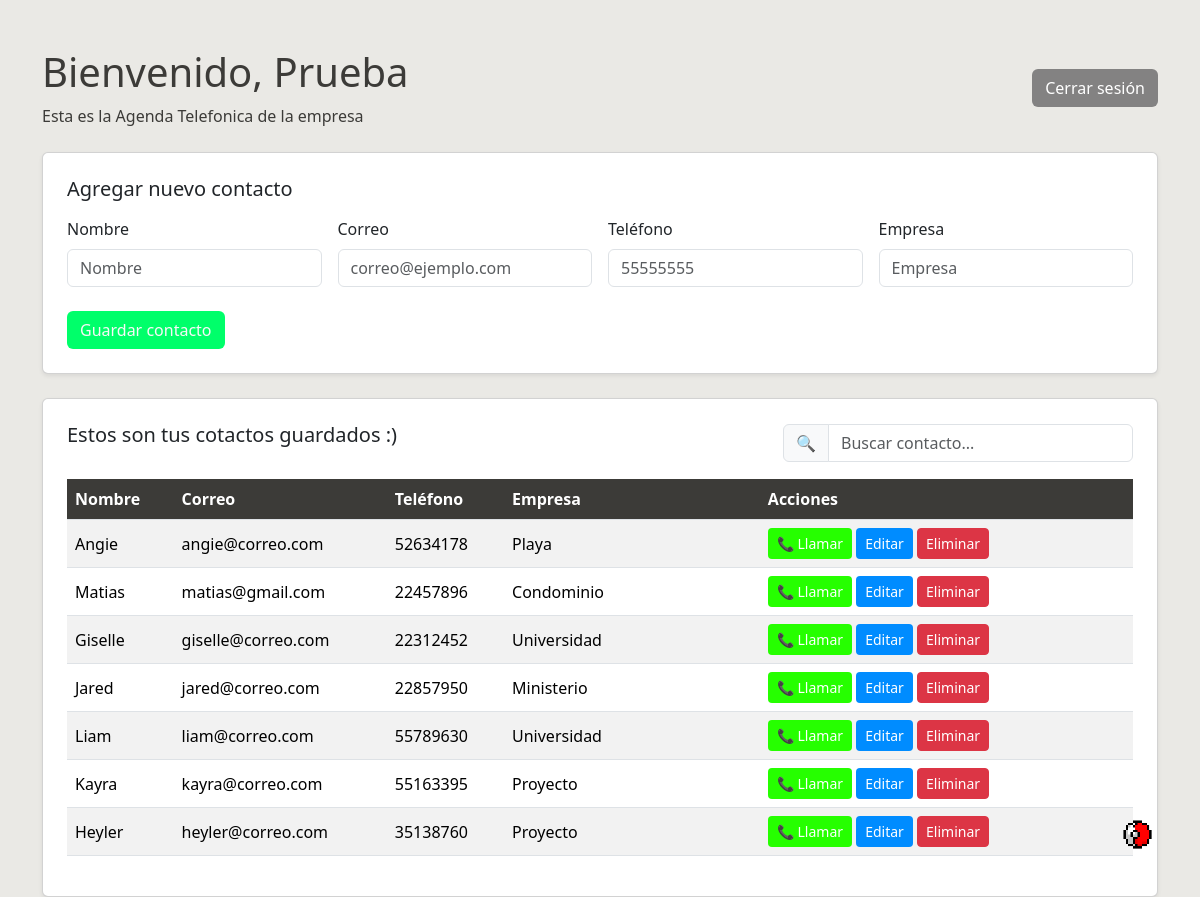
The page /Inicio.php (signed in) on the database its author committed.
### tables this page shows
CREATE TABLE `contactos` (
  `id` int(11) NOT NULL,
  `nombre` varchar(100) NOT NULL,
  `correo` varchar(100) NOT NULL,
  `telefono` int(100) NOT NULL,
  `empresa` varchar(100) NOT NULL
);

### Inicio.php (the view, shortened to what this page needs)
<?php
require_once "conexion.php";
$sql = "SELECT * FROM contactos ORDER BY id DESC";
$resultado = mysqli_query($conexion, $sql);
?>
<!DOCTYPE html>
<html lang="es">
<head>
    <link href="https://cdn.jsdelivr.net/npm/bootstrap@5.3.3/dist/css/bootstrap.min.css" rel="stylesheet">
</head>
 <body class="back" style="background-color: #eae9e5; color: white;">
<div class="container mt-5">
    <div class="d-flex justify-content-between align-items-center mb-4">
        <div>
            <h1 style="color: #3c3b38;">Bienvenido, <?php echo htmlspecialchars($_SESSION["nombre"]); ?></h1>
            <p class="mb-0" style="color: #3c3b38;"> Esta es la Agenda Telefonica de la empresa</p>
        </div>
        <a href="CerrarSesion.php" class="btn" style="background-color: #838282; color: white;">Cerrar sesión</a>
    </div>
    <div class="card shadow-sm p-4 mb-4">
        <h5 class="mb-3">Agregar nuevo contacto</h5>
        <form action="Procesar.php" method="POST" id="formContacto">
            <div class="row g-3">
                <div class="col-md-3">
                    <label class="form-label">Nombre</label>
                    <input type="text" name="nombre" id="nombre" class="form-control" placeholder="Nombre" required>
                </div>
                <div class="col-md-3">
                    <label class="form-label">Correo</label>
                    <input type="email" name="correo" id="correo" class="form-control" placeholder="correo@ejemplo.com" required>
                </div>
                <div class="col-md-3">
                    <label class="form-label">Teléfono</label>
                    <input type="text" name="telefono" id="telefono" class="form-control" placeholder="55555555" required>
                </div>
                <div class="col-md-3">
                    <label class="form-label">Empresa</label>
                    <input type="text" name="empresa" id="empresa" class="form-control" placeholder="Empresa" required>
                </div>
            </div>
            <button type="submit" class="btn" style="background-color: #00ff6a; color: #f8f8f8;" class="btn mt-3">Guardar contacto</button>
        </form>
    </div>
    <div class="card shadow-sm p-4">
            <div class="d-flex justify-content-between align-items-center mb-3">
                        <h5 class="mb-3">Estos son tus cotactos guardados :)</h5>
                <div class="input-group" style="max-width: 350px;">
                    <span class="input-group-text">🔍</span>
                    <input type="text" id="buscarContacto" class="form-control" placeholder="Buscar contacto...">
                </div>
            </div>
        <div class="table-responsive">
            <table class="table table-striped table-hover align-middle">
                <thead style="--bs-table-bg: #3c3b38; --bs-table-color: white;">
                    <tr>
                        <th style="width: 10%;">Nombre</th>
                        <th style="width: 20%;">Correo</th>
                        <th style="width: 11%;">Teléfono</th>
                        <th style="width: 24%;">Empresa</th>
                        <th style="width: 35%;">Acciones</th>
                    </tr>
                </thead>
                <tbody>
                    <?php while ($fila = mysqli_fetch_assoc($resultado)): ?>
                        <tr class="filaContacto">
                            <td><?php echo htmlspecialchars($fila["nombre"]); ?></td>
                            <td><?php echo htmlspecialchars($fila["correo"]); ?></td>
                            <td><?php echo htmlspecialchars($fila["telefono"]); ?></td>
                            <td><?php echo htmlspecialchars($fila["empresa"]); ?></td>
                            <td>
                                <button type="button" class="btn btn-sm" style="background-color: #26ff00; color: white;" onclick="LlamarContacto('<?php echo htmlspecialchars($fila["nombre"], ENT_QUOTES); ?>', '<?php echo htmlspecialchars($fila["telefono"], ENT_QUOTES); ?>')">
                                    📞 Llamar
                                </button>
                                <a href="Editar.php?id=<?php echo $fila["id"]; ?>" class="btn btn-sm" style="background-color: #008cff; color: white;">
                                    Editar
                                </a>
                                <a href="Eliminar.php?id=<?php echo $fila["id"]; ?>" class="btn btn-danger btn-sm" style="background-color: #dc3545; color: white;" onclick="return confirm('¿Está seguro de eliminar este contacto?');">
                                    Eliminar
                                </a>
                            </td>
                        </tr>
                    <?php endwhile; ?>
                </tbody>
            </table>
        </div>
    </div>
</div>
<a href="Pokedex.php" title="¡Descubre tu Pokédex!" style="position: fixed; bottom: 25px; right: 25px; z-index: 1000;">
    <img src="pokeball.gif" alt="Abrir Pokédex" style="width: 75px; height: 75px; object-fit: contain; cursor: pointer;">
</a>
</body>
</html>

### rows shown on the page
contactos: nombre "Angie", correo "angie@correo.com", telefono "52634178", empresa "Playa"
contactos: nombre "Matias", correo "matias@gmail.com", telefono "22457896", empresa "Condominio"
contactos: nombre "Giselle", correo "giselle@correo.com", telefono "22312452", empresa "Universidad"
contactos: nombre "Jared", correo "jared@correo.com", telefono "22857950", empresa "Ministerio"
contactos: nombre "Liam", correo "liam@correo.com", telefono "55789630", empresa "Universidad"
contactos: nombre "Kayra", correo "kayra@correo.com", telefono "55163395", empresa "Proyecto"
contactos: nombre "Heyler", correo "heyler@correo.com", telefono "35138760", empresa "Proyecto"

### other values the page prints
$_SESSION["nombre"] "Prueba"
